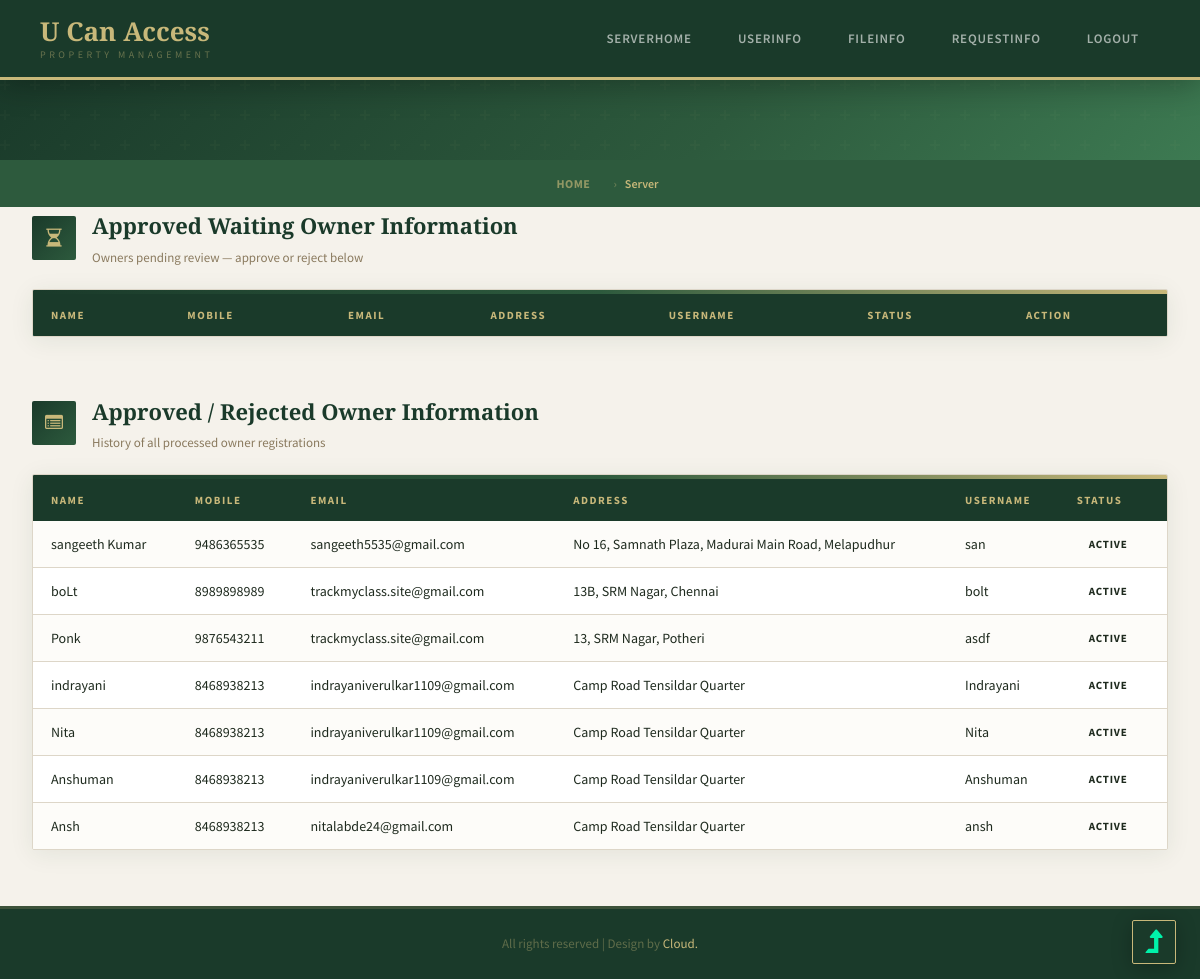
/ServerHome, run on the app's committed database.
### tables this page shows
CREATE TABLE ownertb (
            id INTEGER PRIMARY KEY AUTOINCREMENT,
            uname TEXT,
            mobile TEXT,
            email TEXT,
            address TEXT,
            username TEXT,
            password TEXT,
            status TEXT,
            LoginKey TEXT
        );

### App_v2.py (the view)
@app.route("/ServerHome")
def ServerHome():
    conn = get_db_connection()
    cur = conn.cursor()
    cur.execute("SELECT * FROM ownertb WHERE status='waiting'")
    data = cur.fetchall()
    cur.execute("SELECT * FROM ownertb WHERE status='Active'")
    data1 = cur.fetchall()
    conn.close()
    return render_template('ServerHome.html', data=data, data1=data1)

### App_v2.py (called while the page is built)
def get_db_connection():
    conn = sqlite3.connect(DB_PATH)
    conn.row_factory = sqlite3.Row  # Allows accessing columns by name
    return conn

### templates/ServerHome.html (shortened to what this page needs)
<html lang="zxx">
<head>
    <link href="../static/css/bootstrap.css" type="text/css" rel="stylesheet" media="all">
    <link href="../static/css/style.css" type="text/css" rel="stylesheet" media="all">
    <link href="../static/css/font-awesome.min.css" rel="stylesheet">
</head>
<body>
    <header id="home">
        <div class="container">
            <div class="header d-lg-flex justify-content-between align-items-center py-sm-3 py-2 px-sm-2 px-1">
                <div id="logo"><h1><a href="#">U Can Access</a></h1></div>
                <div class="nav_w3ls ml-lg-5">
                    <nav>
                        <ul class="menu">{% include 'Menu/Server.html' %}</ul>
                    </nav>
                </div>
            </div>
        </div>
    </header>
    <div class="inner-banner-w3ls d-flex flex-column justify-content-center align-items-center"></div>
    <nav aria-label="breadcrumb">
        <div class="container">
            <ol class="breadcrumb d-flex justify-content-center">
                <li class="breadcrumb-item"><a href="/" class="m-0">Home</a></li>
                <li class="breadcrumb-item active" aria-current="page">Server</li>
            </ol>
        </div>
    </nav>
    <section class="contact-wthree align-w3" id="contact">
        <div class="container">
            <div class="wthree_pvt_title">
                <div class="contact-form-wthreelayouts">
                    <div class="table-section">
                        <div class="table-section-header">
                            <div class="table-section-icon"><span class="fa fa-hourglass-half"></span></div>
                            <div>
                                <p class="table-section-title">Approved Waiting Owner Information</p>
                                <p class="table-section-sub">Owners pending review — approve or reject below</p>
                            </div>
                        </div>
                        <div class="table-card">
                            <div class="table-card-top"></div>
                            <table border="0">
                                <tr bgcolor="#40bad5">
                                    <td><div>Name</div></td>
                                    <td><div>Mobile</div></td>
                                    <td><div>Email</div></td>
                                    <td><div>Address</div></td>
                                    <td><div>Username</div></td>
                                    <td><div>Status</div></td>
                                    <td><div>Action</div></td>
                                </tr>
                            </table>
                        </div>
                    </div>
                    <div class="table-section">
                        <div class="table-section-header">
                            <div class="table-section-icon"><span class="fa fa-list-alt"></span></div>
                            <div>
                                <p class="table-section-title">Approved / Rejected Owner Information</p>
                                <p class="table-section-sub">History of all processed owner registrations</p>
                            </div>
                        </div>
                        <div class="table-card">
                            <div class="table-card-top"></div>
                            <table border="0">
                                <tr bgcolor="#40bad5">
                                    <td><div>Name</div></td>
                                    <td><div>Mobile</div></td>
                                    <td><div>Email</div></td>
                                    <td><div>Address</div></td>
                                    <td><div>Username</div></td>
                                    <td><div>Status</div></td>
                                </tr>
                                {% for item1 in data1 %}
                                <tr>
                                    <td><div class="contact_form_name style2">{{item1[1]}}</div></td>
                                    <td><div class="contact_form_name style2">{{item1[2]}}</div></td>
                                    <td><div class="contact_form_name style2">{{item1[3]}}</div></td>
                                    <td><div class="contact_form_name style2">{{item1[4]}}</div></td>
                                    <td><div class="contact_form_name style2">{{item1[5]}}</div></td>
                                    <td><div><span class="status-pill">{{item1[7]}}</span></div></td>
                                </tr>
                                {% endfor %}
                            </table>
                        </div>
                    </div>
                </div>
            </div>
        </div>
    </section>
    <div class="cpy-right text-center">
        <p class="text-wh">All rights reserved | Design by <a href="#"> Cloud.</a></p>
    </div>
    <a href="#home" class="move-top text-center"><span class="fa fa-level-up" aria-hidden="true"></span></a>
</body>
</html>

### templates/Menu/Server.html
<li ><a href="/ServerHome">ServerHome</a></li>
<li ><a href="/SUserInfo">UserInfo</a></li>
<li ><a href="/SFileInfo">FileInfo</a></li>
<li><a href="/SRequestInfo">RequestInfo</a></li>
<li ><a href="/">Logout</a></li>

### static/css/style.css (style rules this page uses)
body { margin: 0; font-family: 'Lato', sans-serif; background: #fff; }
body a, .w3ls-btn { transition: 0.5s all; -webkit-transition: 0.5s all; -moz-transition: 0.5s all; -o-transition: 0.5s all; -ms-transition: 0.5s all; text-decoration: none; outline: none; }
h1, h2, h3, h4, h5, h6 { margin: 0; font-family: 'Poppins', sans-serif; }
p { margin: 0; color: #333; font-size: 1em; line-height: 1.7; }
ul { margin: 0; padding: 0; }
ul { list-style-type: none; }
html { scroll-behavior: smooth; }
.text-wh { color: #fff; }
a.move-top { position: fixed; bottom: 1.5%; right: 2%; z-index: 0; }
a.move-top span { color: #00f2aa; font-size: 30px; }
header { background: #0083ff; }
nav { margin: 0; padding: 0; }
#logo a { float: left; display: initial; font-family: 'Lato', sans-serif; font-weight: 400; font-size: 0.8em; text-transform: capitalize; color: #fff; }
nav:after { content: ""; display: table; clear: both; }
nav ul { padding: 0; margin: 0; list-style: none; position: relative; }
nav ul li { margin: 0px; display: inline-block; float: left; }
nav a { margin: 0 5px; display: inline-block; transition: 0.5s all; -webkit-transition: 0.5s all; -moz-transition: 0.5s all; -o-transition: 0.5s all; -ms-transition: 0.5s all; font-weight: 700; text-transform: uppercase; color: #fff; padding: 4px 15px; font-size: 0.9em; letter-spacing: 0.5px; border-radius: 20px; }
li>a:only-child:after { content: ''; }
@media (max-width: 1280px) { nav a { font-size: 14px; } }
.cpy-right { padding: 1vw; background: #0083ff; }
.cpy-right p { color: #fff; }
.cpy-right a { color: #fff; }
.banner:before, .inner-banner-w3ls:before { position: absolute; content: ''; background: rgba(0, 0, 0, 0.24); width: 100%; height: 100%; top: 0; left: 0; z-index: -1; }
.inner-banner-w3ls { background: url(../images/inner-banner.jpg) no-repeat center; background-size: cover; min-height: 300px; position: relative; z-index: 0; }
.wthree_pvt_title { margin-bottom: 5em; }
.align-w3 { padding: 5em 0; }
.contact-form-wthreelayouts { padding: 2em; border: 20px solid #eee; border-radius: 20px; }

### data on the page
ownertb: uname "sangeeth Kumar", mobile "9486365535", email "sangeeth5535@gmail.com", address "No 16, Samnath Plaza, Madurai Main Road, Melapudhur", username "san", status "ACTIVE"
ownertb: uname "boLt", mobile "8989898989", email "trackmyclass.site@gmail.com", address "13B, SRM Nagar, Chennai", username "bolt", status "ACTIVE"
ownertb: uname "Ponk", mobile "9876543211", email "trackmyclass.site@gmail.com", address "13, SRM Nagar, Potheri", username "asdf", status "ACTIVE"
ownertb: uname "indrayani", mobile "8468938213", email "indrayaniverulkar1109@gmail.com", address "Camp Road Tensildar Quarter", username "Indrayani", status "ACTIVE"
ownertb: uname "Nita", mobile "8468938213", email "indrayaniverulkar1109@gmail.com", address "Camp Road Tensildar Quarter", username "Nita", status "ACTIVE"
ownertb: uname "Anshuman", mobile "8468938213", email "indrayaniverulkar1109@gmail.com", address "Camp Road Tensildar Quarter", username "Anshuman", status "ACTIVE"
ownertb: uname "Ansh", mobile "8468938213", email "nitalabde24@gmail.com", address "Camp Road Tensildar Quarter", username "ansh", status "ACTIVE"
